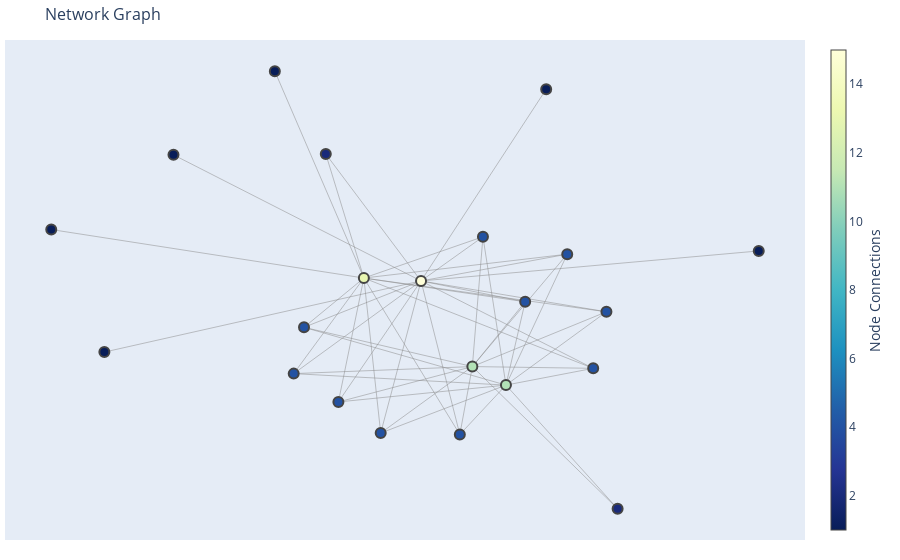

Notebook source saved alongside this figure:
### Code cell
import plotly.graph_objects as go
import networkx as nx
import pandas as pd

# Assuming 'df' is your DataFrame with the movie information

# Create a graph
G = nx.Graph()

# Add nodes and edges for titles, directors, and cast members
for _, row in twilight_df.iterrows():
    movie_title = row['title']
    director = row['director']
    cast_members = row['cast'].split(', ')
    
    G.add_node(movie_title)
    G.add_edge(movie_title, director)
    
    for cast in cast_members:
        G.add_node(cast)
        G.add_edge(movie_title, cast)

# Create position layout
pos = nx.spring_layout(G)

# Create edges as a trace
edge_trace = go.Scatter(
    x=[],
    y=[],
    line=dict(width=0.5, color='#888'),
    hoverinfo='none',
    mode='lines')

for edge in G.edges():
    x0, y0 = pos[edge[0]]
    x1, y1 = pos[edge[1]]
    edge_trace['x'] += tuple([x0, x1, None])
    edge_trace['y'] += tuple([y0, y1, None])

# Create nodes as a trace
node_trace = go.Scatter(
    x=[],
    y=[],
    text=[],
    mode='markers',
    hoverinfo='text',
    marker=dict(
        showscale=True,
        colorscale='YlGnBu',
        reversescale=True,
        color=[],
        size=10,
        colorbar=dict(
            thickness=15,
            title='Node Connections',
            xanchor='left',
            titleside='right'
        ),
        line_width=2))

for node in G.nodes():
    x, y = pos[node]
    node_trace['x'] += tuple([x])
    node_trace['y'] += tuple([y])

# Color node points by the number of connections
for node, adjacencies in enumerate(G.adjacency()):
    node_trace['marker']['color'] += tuple([len(adjacencies[1])])
    node_info = f'{str(adjacencies[0])} # of connections: {str(len(adjacencies[1]))}'
    node_trace['text'] += tuple([node_info])

# Create a figure and show the graph
fig = go.Figure(data=[edge_trace, node_trace],
             layout=go.Layout(
                title='Network Graph',
                titlefont=dict(size=16),
                showlegend=False,
                hovermode='closest',
                margin=dict(b=20,l=5,r=5,t=40),
                xaxis=dict(showgrid=False, zeroline=False, showticklabels=False),
                yaxis=dict(showgrid=False, zeroline=False, showticklabels=False)))

fig.show()

### Figure 1 — Plotly figure (JSON) as saved in the notebook; plotly's stock layout.template omitted (floating-point values rounded to 4 significant figures; data arrays with more than 128 entries replaced by an {"elided": "..."} marker saying what was removed)
{"data": [{"hoverinfo": "none", "line": {"color": "#888", "width": 0.5}, "mode": "lines", "type": "scatter", "x": {"elided": "150 float values"}, "y": {"elided": "150 float values"}}, {"hoverinfo": "text", "marker": {"color": [11, 2, 4, 4, 4, 4, 4, 4, 4, 4, 4, 4, 11, 13, 1, 1, 2, 15, 1, 1, 1, 1], "colorbar": {"thickness": 15, "title": {"side": "right", "text": "Node Connections"}, "xanchor": "left"}, "colorscale": [[0, "rgb(255,255,217)"], [0.125, "rgb(237,248,177)"], [0.25, "rgb(199,233,180)"], [0.375, "rgb(127,205,187)"], [0.5, "rgb(65,182,196)"], [0.625, "rgb(29,145,192)"], [0.75, "rgb(34,94,168)"], [0.875, "rgb(37,52,148)"], [1, "rgb(8,29,88)"]], "line": {"width": 2}, "reversescale": true, "showscale": true, "size": 10}, "mode": "markers", "text": ["The Twilight Saga: Breaking Dawn: Part 1 # of connections: 11", "Bill Condon # of connections: 2", "Kristen Stewart # of connections: 4", "Robert Pattinson # of connections: 4", "Taylor Lautner # of connections: 4", "Billy Burke # of connections: 4", "Peter Facinelli # of connections: 4", "Elizabeth Reaser # of connections: 4", "Kellan Lutz # of connections: 4", "Nikki Reed # of connections: 4", "Jackson Rathbone # of connections: 4", "Ashley Greene # of connections: 4", "The Twilight Saga: Breaking Dawn: Part 2 # of connections: 11", "The Twilight Saga: Eclipse # of connections: 13", "David Slade # of connections: 1", "Bryce Dallas Howard # of connections: 1", "Dakota Fanning # of connections: 2", "The Twilight Saga: New Moon # of connections: 15", "Chris Weitz # of connections: 1", "Rachelle Lefevre # of connections: 1", "Michael Sheen # of connections: 1", "Edi Gathegi # of connections: 1"], "type": "scatter", "x": [0.2443, 0.5498, 0.412, -0.2142, 0.1813, 0.1181, 0.2969, 0.483, 0.5192, -0.3083, -0.3365, -0.09851, 0.1523, -0.1446, -1, -0.3882, -0.2487, 0.01188, -0.6655, -0.8546, 0.3544, 0.936], "y": [-0.3662, -0.8885, 0.1867, -0.4375, 0.2602, -0.5747, -0.01435, -0.2954, -0.05667, -0.1222, -0.3177, -0.5688, -0.288, 0.08598, 0.2908, 0.9594, 0.6099, 0.07366, 0.6063, -0.2267, 0.8836, 0.2004]}], "layout": {"autosize": true, "hovermode": "closest", "margin": {"b": 20, "l": 5, "r": 5, "t": 40}, "showlegend": false, "title": {"font": {"size": 16}, "text": "Network Graph"}, "xaxis": {"autorange": true, "range": [-1.123, 1.059], "showgrid": false, "showticklabels": false, "type": "linear", "zeroline": false}, "yaxis": {"autorange": true, "range": [-1.041, 1.112], "showgrid": false, "showticklabels": false, "type": "linear", "zeroline": false}}}
